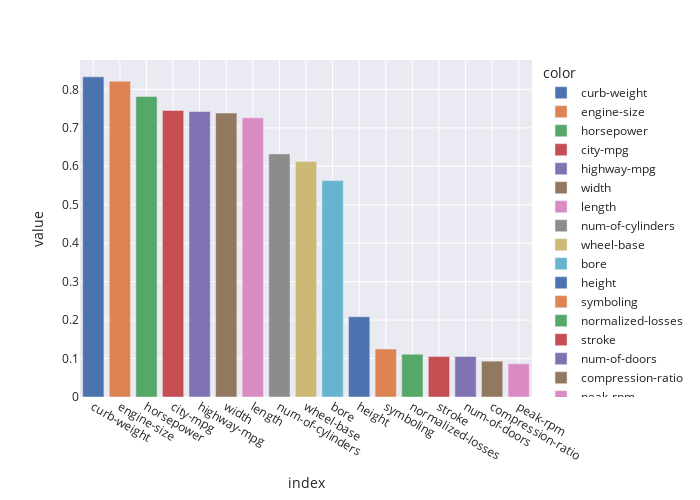

Here is the notebook cell this chart was saved with:
### Code cell
px.bar(corr_df.mean().abs().sort_values(ascending=False),
       color=corr_df.mean().abs().sort_values(ascending=False).index)

### Figure 1 — Plotly figure (JSON) as saved in the notebook; plotly's stock layout.template omitted (floating-point values rounded to 4 significant figures)
{"data": [{"alignmentgroup": "True", "hovertemplate": "color=curb-weight<br>index=%{x}<br>value=%{y}<extra></extra>", "legendgroup": "curb-weight", "marker": {"color": "rgb(76,114,176)"}, "name": "curb-weight", "offsetgroup": "curb-weight", "orientation": "v", "showlegend": true, "textposition": "auto", "type": "bar", "x": ["curb-weight"], "xaxis": "x", "y": [0.8326], "yaxis": "y"}, {"alignmentgroup": "True", "hovertemplate": "color=engine-size<br>index=%{x}<br>value=%{y}<extra></extra>", "legendgroup": "engine-size", "marker": {"color": "rgb(221,132,82)"}, "name": "engine-size", "offsetgroup": "engine-size", "orientation": "v", "showlegend": true, "textposition": "auto", "type": "bar", "x": ["engine-size"], "xaxis": "x", "y": [0.8212], "yaxis": "y"}, {"alignmentgroup": "True", "hovertemplate": "color=horsepower<br>index=%{x}<br>value=%{y}<extra></extra>", "legendgroup": "horsepower", "marker": {"color": "rgb(85,168,104)"}, "name": "horsepower", "offsetgroup": "horsepower", "orientation": "v", "showlegend": true, "textposition": "auto", "type": "bar", "x": ["horsepower"], "xaxis": "x", "y": [0.7816], "yaxis": "y"}, {"alignmentgroup": "True", "hovertemplate": "color=city-mpg<br>index=%{x}<br>value=%{y}<extra></extra>", "legendgroup": "city-mpg", "marker": {"color": "rgb(196,78,82)"}, "name": "city-mpg", "offsetgroup": "city-mpg", "orientation": "v", "showlegend": true, "textposition": "auto", "type": "bar", "x": ["city-mpg"], "xaxis": "x", "y": [0.7451], "yaxis": "y"}, {"alignmentgroup": "True", "hovertemplate": "color=highway-mpg<br>index=%{x}<br>value=%{y}<extra></extra>", "legendgroup": "highway-mpg", "marker": {"color": "rgb(129,114,179)"}, "name": "highway-mpg", "offsetgroup": "highway-mpg", "orientation": "v", "showlegend": true, "textposition": "auto", "type": "bar", "x": ["highway-mpg"], "xaxis": "x", "y": [0.7425], "yaxis": "y"}, {"alignmentgroup": "True", "hovertemplate": "color=width<br>index=%{x}<br>value=%{y}<extra></extra>", "legendgroup": "width", "marker": {"color": "rgb(147,120,96)"}, "name": "width", "offsetgroup": "width", "orientation": "v", "showlegend": true, "textposition": "auto", "type": "bar", "x": ["width"], "xaxis": "x", "y": [0.7384], "yaxis": "y"}, {"alignmentgroup": "True", "hovertemplate": "color=length<br>index=%{x}<br>value=%{y}<extra></extra>", "legendgroup": "length", "marker": {"color": "rgb(218,139,195)"}, "name": "length", "offsetgroup": "length", "orientation": "v", "showlegend": true, "textposition": "auto", "type": "bar", "x": ["length"], "xaxis": "x", "y": [0.7261], "yaxis": "y"}, {"alignmentgroup": "True", "hovertemplate": "color=num-of-cylinders<br>index=%{x}<br>value=%{y}<extra></extra>", "legendgroup": "num-of-cylinders", "marker": {"color": "rgb(140,140,140)"}, "name": "num-of-cylinders", "offsetgroup": "num-of-cylinders", "orientation": "v", "showlegend": true, "textposition": "auto", "type": "bar", "x": ["num-of-cylinders"], "xaxis": "x", "y": [0.6322], "yaxis": "y"}, {"alignmentgroup": "True", "hovertemplate": "color=wheel-base<br>index=%{x}<br>value=%{y}<extra></extra>", "legendgroup": "wheel-base", "marker": {"color": "rgb(204,185,116)"}, "name": "wheel-base", "offsetgroup": "wheel-base", "orientation": "v", "showlegend": true, "textposition": "auto", "type": "bar", "x": ["wheel-base"], "xaxis": "x", "y": [0.6123], "yaxis": "y"}, {"alignmentgroup": "True", "hovertemplate": "color=bore<br>index=%{x}<br>value=%{y}<extra></extra>", "legendgroup": "bore", "marker": {"color": "rgb(100,181,205)"}, "name": "bore", "offsetgroup": "bore", "orientation": "v", "showlegend": true, "textposition": "auto", "type": "bar", "x": ["bore"], "xaxis": "x", "y": [0.5632], "yaxis": "y"}, {"alignmentgroup": "True", "hovertemplate": "color=height<br>index=%{x}<br>value=%{y}<extra></extra>", "legendgroup": "height", "marker": {"color": "rgb(76,114,176)"}, "name": "height", "offsetgroup": "height", "orientation": "v", "showlegend": true, "textposition": "auto", "type": "bar", "x": ["height"], "xaxis": "x", "y": [0.2087], "yaxis": "y"}, {"alignmentgroup": "True", "hovertemplate": "color=symboling<br>index=%{x}<br>value=%{y}<extra></extra>", "legendgroup": "symboling", "marker": {"color": "rgb(221,132,82)"}, "name": "symboling", "offsetgroup": "symboling", "orientation": "v", "showlegend": true, "textposition": "auto", "type": "bar", "x": ["symboling"], "xaxis": "x", "y": [0.1248], "yaxis": "y"}, {"alignmentgroup": "True", "hovertemplate": "color=normalized-losses<br>index=%{x}<br>value=%{y}<extra></extra>", "legendgroup": "normalized-losses", "marker": {"color": "rgb(85,168,104)"}, "name": "normalized-losses", "offsetgroup": "normalized-losses", "orientation": "v", "showlegend": true, "textposition": "auto", "type": "bar", "x": ["normalized-losses"], "xaxis": "x", "y": [0.1114], "yaxis": "y"}, {"alignmentgroup": "True", "hovertemplate": "color=stroke<br>index=%{x}<br>value=%{y}<extra></extra>", "legendgroup": "stroke", "marker": {"color": "rgb(196,78,82)"}, "name": "stroke", "offsetgroup": "stroke", "orientation": "v", "showlegend": true, "textposition": "auto", "type": "bar", "x": ["stroke"], "xaxis": "x", "y": [0.1054], "yaxis": "y"}, {"alignmentgroup": "True", "hovertemplate": "color=num-of-doors<br>index=%{x}<br>value=%{y}<extra></extra>", "legendgroup": "num-of-doors", "marker": {"color": "rgb(129,114,179)"}, "name": "num-of-doors", "offsetgroup": "num-of-doors", "orientation": "v", "showlegend": true, "textposition": "auto", "type": "bar", "x": ["num-of-doors"], "xaxis": "x", "y": [0.1054], "yaxis": "y"}, {"alignmentgroup": "True", "hovertemplate": "color=compression-ratio<br>index=%{x}<br>value=%{y}<extra></extra>", "legendgroup": "compression-ratio", "marker": {"color": "rgb(147,120,96)"}, "name": "compression-ratio", "offsetgroup": "compression-ratio", "orientation": "v", "showlegend": true, "textposition": "auto", "type": "bar", "x": ["compression-ratio"], "xaxis": "x", "y": [0.09317], "yaxis": "y"}, {"alignmentgroup": "True", "hovertemplate": "color=peak-rpm<br>index=%{x}<br>value=%{y}<extra></extra>", "legendgroup": "peak-rpm", "marker": {"color": "rgb(218,139,195)"}, "name": "peak-rpm", "offsetgroup": "peak-rpm", "orientation": "v", "showlegend": true, "textposition": "auto", "type": "bar", "x": ["peak-rpm"], "xaxis": "x", "y": [0.08654], "yaxis": "y"}], "layout": {"barmode": "relative", "height": 500, "legend": {"title": {"text": "color"}, "tracegroupgap": 0}, "margin": {"t": 60}, "width": 700, "xaxis": {"anchor": "y", "domain": [0, 1], "title": {"text": "index"}}, "yaxis": {"anchor": "x", "domain": [0, 1], "title": {"text": "value"}}}}
